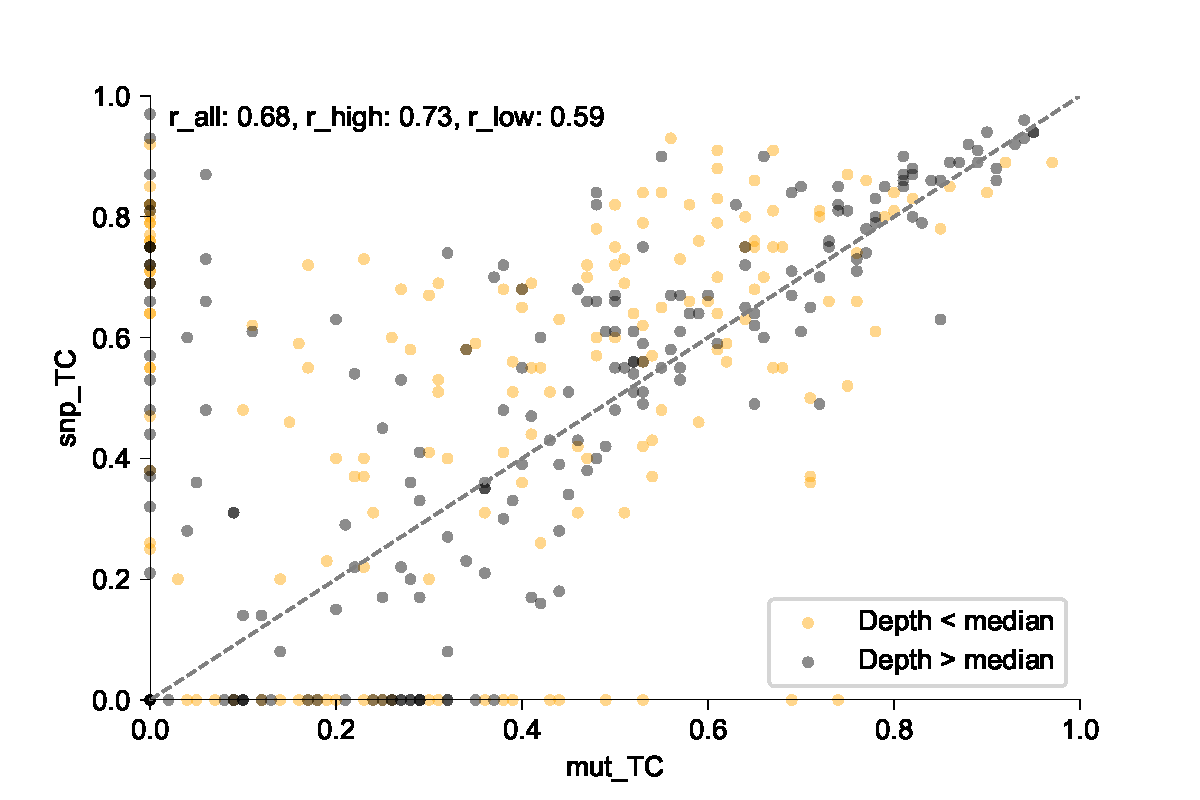

Write the Python code that produced this figure.
# -*- coding: utf-8 -*-
"""
Created on Fri Jul  3 14:20:01 2020

@author: amurtha
"""

import pandas as pd
import matplotlib.pyplot as plt
import scipy.stats as stats

# =============================================================================
# import data
# =============================================================================

tc = pd.read_csv('https://docs.google.com/spreadsheets/d/13A4y3NwKhDevY9UF_hA00RWZ_5RMFBVct2RftkSo8lY/export?format=csv&gid=963468022')
depth = pd.read_csv('https://docs.google.com/spreadsheets/d/13A4y3NwKhDevY9UF_hA00RWZ_5RMFBVct2RftkSo8lY/export?format=csv&gid=878831703')

tc.columns = tc.iloc[0]
tc = tc.drop(tc.index[0])
tc['snp_TC'] = (tc['snp_TC'].str.split('%').str[0].astype(float) / 100).fillna(0)
tc['mut_TC'] = (tc['mut_TC'].str.split('%').str[0].astype(float) / 100).fillna(0)

# =============================================================================
# Keep only targeted non gDNA data
# =============================================================================

depth = depth[depth['Targeted or WES'] == 'Targeted (73 gene)']
depth = depth[['Cohort','Patient ID','Sample ID','Median coverage']]
depth = depth[~depth['Sample ID'].str.contains('gDNA')]
depth = depth[~depth['Sample ID'].str.contains('_NL')]
depth = depth[~depth['Sample ID'].str.contains('cfDNA')]

tc = tc.merge(depth, on = ['Cohort','Sample ID','Patient ID'], how = 'left')
tc = tc[['Cohort','Patient ID','Sample ID','mut_TC','snp_TC','Median coverage']]

# =============================================================================
# Label low depth
# =============================================================================

tc['Color'] = 'k'
tc.loc[tc['Median coverage'] < 344.5, 'Color'] = 'orange'

# =============================================================================
# Scatter
# =============================================================================

fig,ax = plt.subplots()

lowdepth = tc[tc['Median coverage'] < 344.5]
highdepth = tc[tc['Median coverage'] > 344.5]

ax.scatter(lowdepth['mut_TC'], lowdepth['snp_TC'], color = lowdepth['Color'], s = 8, alpha = 0.45, clip_on = False, label = 'Depth < median')
ax.scatter(highdepth['mut_TC'], highdepth['snp_TC'], color = highdepth['Color'], s = 8, alpha = 0.45, clip_on = False, label = 'Depth > median')
ax.plot([0,1],[0,1], color = 'grey', linestyle = 'dashed')
ax.set_xlabel('mut_TC')
ax.set_ylabel('snp_TC')
ax.set_xlim(0,1)
ax.set_ylim(0,1)

tc = tc[tc['snp_TC'] != 0]
tc = tc[tc['mut_TC'] != 0]

lowdepth = tc[tc['Median coverage'] < 344.5]
highdepth = tc[tc['Median coverage'] > 344.5]

linregress_all = stats.linregress(tc['mut_TC'], tc['snp_TC'])
slope_all = str(round(linregress_all[0],2))
r_all = str(round(linregress_all[2],2))

linregress_high = stats.linregress(highdepth['mut_TC'], highdepth['snp_TC'])
slope_high = str(round(linregress_high[0],2))
r_high = str(round(linregress_high[2],2))


linregress_low = stats.linregress(lowdepth['mut_TC'], lowdepth['snp_TC'])
slope_low = str(round(linregress_low[0],2))
r_low = str(round(linregress_low[2],2))

ax.text(x = 0.02, y = 0.95, s = 'r_all: %s, r_high: %s, r_low: %s' % (r_all, r_high, r_low))
ax.legend()

plt.savefig('G:/Andy Murtha/Ghent/M1RP/dev/tumor_fraction_calcuation/TC_SNP_scatter_byDepth.pdf')


